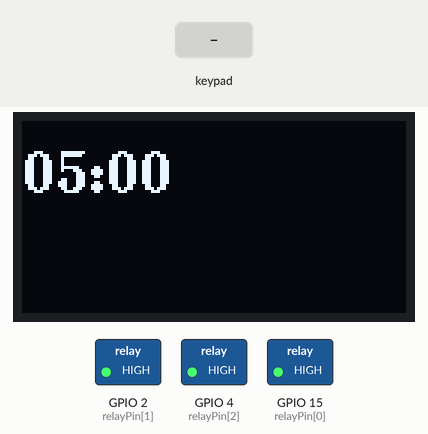
This sketch was run on a simulated ESP32. Parts: 128×64 one-colour display, switched loads named in the sketch (green lamp = pin HIGH). The inputs (shaded band) are chosen by the test bench. What the sketch prints to the serial monitor is not drawn.

Above: at 1.2 s.
1.3 s: key 'A' pressed
At 2.8 s:
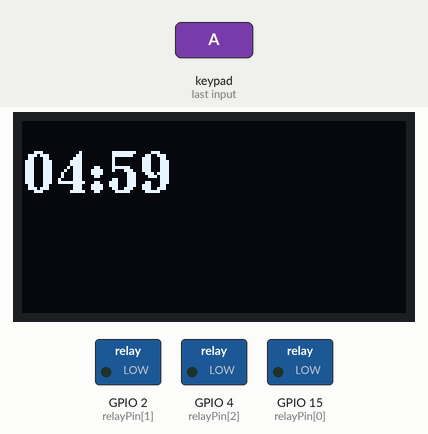
4.3 s: keypad keys 1 3 1 2 1 4 2 7 A pressed 0.4 s apart
At 8.8 s:
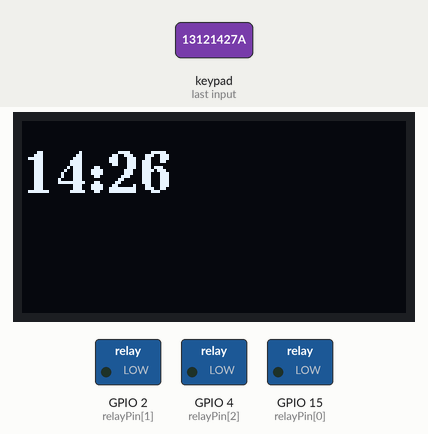
9.4 s: keypad keys 0 5 0 0 pressed 0.4 s apart
At 11.0 s:
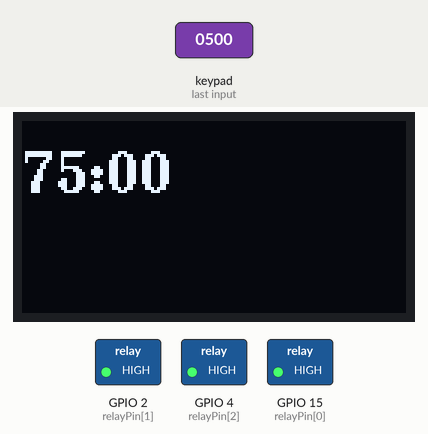
12.5 s: key '1' pressed
At 13.6 s:
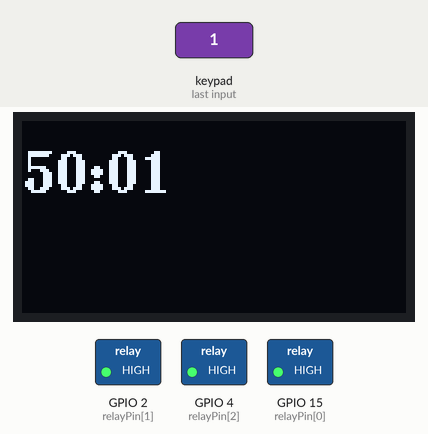
Timing chart, 0 to 15.0 s (numbered marks = the images above; inputs shaded):
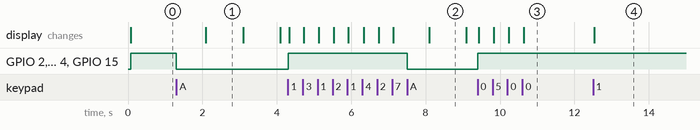

Measured:
- after the input at 1.3 s, GPIO 2 (relayPin[1]), GPIO 4 (relayPin[2]), GPIO 15 (relayPin[0]): HIGH → LOW at once; the display: changes after 0.79 s (image 1)
- after the input at 4.3 s, GPIO 2 (relayPin[1]), GPIO 4 (relayPin[2]), GPIO 15 (relayPin[0]): LOW → HIGH at once, → LOW 3.2 s later
- after the input at 9.4 s, GPIO 2 (relayPin[1]), GPIO 4 (relayPin[2]), GPIO 15 (relayPin[0]): LOW → HIGH at once
- after the input at 12.5 s, the display: changes at once (image 4)
- what the display in image 1 shows lasts 1.0 s, from 2.1 s to 3.1 s

The sketch:

CountdownTimer.ino
```cpp
/*
 *  Countdown timer that controls a relay.
 *
 *  1. Enter time (00:00). First the right most digit is enter, and the text is shifted left.
 *  2. Press A on the keypad to start/stop the countdown.
 *  3. When timer is active the relay is closed.
 *  4. When the time reaches 0 or A is pressed the relay is open.
 */

#include <WiFi.h>
#include <Keypad.h>
#include <U8g2lib.h>
#include <SPI.h>
#include <Wire.h>


//https://playground.arduino.cc/Code/Keypad/
const byte rows = 4; //four rows
const byte cols = 4; //three columns
char keys[rows][cols] = {
  {'1','2','3', 'A'},
  {'4','5','6', 'B'},
  {'7','8','9', 'C'},
  {'*','0','#', 'D'}
};
byte rowPins[rows] = {13, 12, 14, 27}; //connect to the row pinouts of the keypad
byte colPins[cols] = {26, 25, 33, 32}; //connect to the column pinouts of the keypad
Keypad keypad = Keypad( makeKeymap(keys), rowPins, colPins, rows, cols );


// relay
const byte relays = 3;
int relayPin[relays] = {15, 2, 4};


//https://github.com/olikraus/u8g2/wiki/u8g2setupcpp
//https://github.com/olikraus/u8g2/wiki/u8g2reference#nextPage

//SSD1306 address 0x3C
U8G2_SSD1306_128X64_NONAME_1_HW_I2C  u8g2(U8G2_R0, 22, 21);

int loopCounter = 0;

String text = "05:00";
String keyText = "0500";
int secondsLeft = 0;


hw_timer_t * timer = NULL;
volatile int interruptCounter;

portMUX_TYPE timerMux = portMUX_INITIALIZER_UNLOCKED;

//https://techtutorialsx.com/2017/10/07/esp32-arduino-timer-interrupts/
void IRAM_ATTR onTimer() {
  portENTER_CRITICAL_ISR(&timerMux);
  interruptCounter++;
  portEXIT_CRITICAL_ISR(&timerMux);
}

void setup()
{
  Serial.begin(115200);
  delay(10);
  Serial.println("[#] Serial initalized.");
  Wire.begin();
  Serial.println("[#] Wire initalized.");

  u8g2.begin();
  Serial.println("[#] U8G2 initialized.");
  showText();
  Serial.println("[#] U8G2 value shown.");

  interruptCounter = 0;
  timer = timerBegin(0, 80, true);
  timerAttachInterrupt(timer, &onTimer, true);
  timerAlarmWrite(timer, 1000000, true);
  timerAlarmEnable(timer);
  Serial.println("[#] Timer initialized.");

  for(int i = 0; i < relays; i++) {
    pinMode(relayPin[i], OUTPUT);
  }
  Serial.println("[#] Realy pins configured.");

  turnSocketOff();
  Serial.println("[#] Socket off");

  Serial.println("Initialized");

}


bool isDigit(char key) {
  return (key >= '0' && key <= '9');
}

void showText() {
  u8g2.firstPage();
  do {
    u8g2.setFont(u8g2_font_ncenB14_tr);
    u8g2.drawStr(0,24, text.c_str());
  } while ( u8g2.nextPage() );
  Serial.print("Text: ");
  Serial.println(text.c_str());
}

void appendMinutes() {
  text = "";
  int v = secondsLeft / 60;
  if (v < 10) {
    text += "0";
  }
  text += v;
}

void appendSeconds() {
  text += ":";
  int v = secondsLeft % 60;
  if (v < 10) {
    text += "0";
  }
  text += v;
}

void calculateRemainingAndShow() {
  appendMinutes();
  appendSeconds();
  showText();
}

void turnSocketOff() {
  Serial.println(">>>>>>>>>>>!-------------");
  for(int i = 0; i < relays; i++) {
    digitalWrite(relayPin[i], HIGH);
  }
}

void turnSocketOn() {
  Serial.println(">>>>>>>>>>>>>>>>>>>>>>>>>");
  for(int i = 0; i < relays; i++) {
    digitalWrite(relayPin[i], LOW);
  }
}

void keyTextToText() {
  text = keyText.substring(0,2);
  text += ":";
  text += keyText.substring(2);
}

void onTimeOut() {
  keyTextToText();
  turnSocketOff();
  portENTER_CRITICAL(&timerMux);
  secondsLeft = 0;
  interruptCounter = 0;
  portEXIT_CRITICAL(&timerMux);
}

void loop() {
  char key = keypad.getKey();

  if (key != NO_KEY) {
    if (secondsLeft > 0) {
      onTimeOut();
    } else {
      if (isDigit(key)) {
        keyText += key;
        if (keyText.length() > 4) {
          keyText = keyText.substring(1);
        }
        keyTextToText();
      } else if (key == 'A') {
        secondsLeft = keyText.substring(0,2).toInt() * 60;
        secondsLeft += keyText.substring(2).toInt();
        portENTER_CRITICAL(&timerMux);
        interruptCounter = 0;
        portEXIT_CRITICAL(&timerMux);
        Serial.print("Starting count down: ");
        Serial.print(secondsLeft);
        Serial.println(" seconds.");
        turnSocketOn();
      }
    }
    showText();
  }
  if (secondsLeft > 0 && interruptCounter > 0) {
    portENTER_CRITICAL(&timerMux);
    secondsLeft -= interruptCounter;
    interruptCounter = 0;
    portEXIT_CRITICAL(&timerMux);
    calculateRemainingAndShow();

    if (secondsLeft <= 0) {
      onTimeOut();
      showText();
    }
  }
}
```
